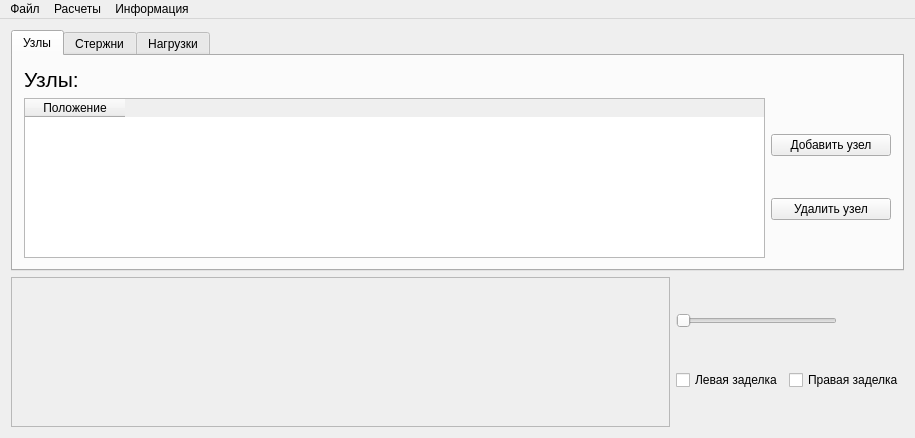
<?xml version="1.0" encoding="UTF-8"?>
<ui version="4.0">
 <class>MainWindow</class>
 <widget class="QMainWindow" name="MainWindow">
  <property name="geometry">
   <rect>
    <x>0</x>
    <y>0</y>
    <width>915</width>
    <height>438</height>
   </rect>
  </property>
  <property name="minimumSize">
   <size>
    <width>915</width>
    <height>438</height>
   </size>
  </property>
  <property name="windowTitle">
   <string>САПР от Данилина А.О.</string>
  </property>
  <widget class="QWidget" name="centralWidget">
   <layout class="QGridLayout" name="gridLayout">
    <item row="0" column="0">
     <layout class="QVBoxLayout" name="mainLayout">
      <item>
       <layout class="QHBoxLayout" name="horizontalLayout">
        <item>
         <widget class="QTabWidget" name="tabWidget">
          <property name="currentIndex">
           <number>0</number>
          </property>
          <widget class="QWidget" name="NodesTab">
           <attribute name="title">
            <string>Узлы</string>
           </attribute>
           <layout class="QGridLayout" name="gridLayout_2">
            <item row="1" column="0">
             <widget class="QTableWidget" name="NodesTable">
              <property name="inputMethodHints">
               <set>Qt::ImhNone</set>
              </property>
              <property name="showDropIndicator" stdset="0">
               <bool>false</bool>
              </property>
              <property name="dragEnabled">
               <bool>false</bool>
              </property>
              <property name="dragDropOverwriteMode">
               <bool>false</bool>
              </property>
              <property name="dragDropMode">
               <enum>QAbstractItemView::NoDragDrop</enum>
              </property>
              <property name="defaultDropAction">
               <enum>Qt::IgnoreAction</enum>
              </property>
              <property name="alternatingRowColors">
               <bool>false</bool>
              </property>
              <property name="selectionMode">
               <enum>QAbstractItemView::SingleSelection</enum>
              </property>
              <property name="textElideMode">
               <enum>Qt::ElideMiddle</enum>
              </property>
              <property name="columnCount">
               <number>1</number>
              </property>
              <attribute name="horizontalHeaderHighlightSections">
               <bool>true</bool>
              </attribute>
              <column>
               <property name="text">
                <string>Положение</string>
               </property>
               <property name="font">
                <font>
                 <pointsize>9</pointsize>
                 <stylestrategy>PreferAntialias</stylestrategy>
                </font>
               </property>
              </column>
             </widget>
            </item>
            <item row="0" column="0">
             <widget class="QLabel" name="NodesLabel">
              <property name="font">
               <font>
                <pointsize>16</pointsize>
               </font>
              </property>
              <property name="text">
               <string>Узлы:</string>
              </property>
             </widget>
            </item>
            <item row="1" column="1">
             <layout class="QVBoxLayout" name="NodesButtonsLayout">
              <item>
               <widget class="QPushButton" name="addNodeButton">
                <property name="minimumSize">
                 <size>
                  <width>120</width>
                  <height>0</height>
                 </size>
                </property>
                <property name="maximumSize">
                 <size>
                  <width>120</width>
                  <height>16777215</height>
                 </size>
                </property>
                <property name="text">
                 <string>Добавить узел</string>
                </property>
               </widget>
              </item>
              <item>
               <widget class="QPushButton" name="deleteNodesButton">
                <property name="minimumSize">
                 <size>
                  <width>120</width>
                  <height>0</height>
                 </size>
                </property>
                <property name="maximumSize">
                 <size>
                  <width>120</width>
                  <height>16777215</height>
                 </size>
                </property>
                <property name="text">
                 <string>Удалить узел</string>
                </property>
               </widget>
              </item>
             </layout>
            </item>
           </layout>
          </widget>
          <widget class="QWidget" name="BarsTab">
           <attribute name="title">
            <string>Стержни</string>
           </attribute>
           <layout class="QGridLayout" name="gridLayout_3">
            <item row="0" column="0">
             <widget class="QLabel" name="BarsLabel">
              <property name="font">
               <font>
                <pointsize>16</pointsize>
               </font>
              </property>
              <property name="text">
               <string>Стержни:</string>
              </property>
             </widget>
            </item>
            <item row="1" column="1">
             <layout class="QVBoxLayout" name="BarsButtonsLayout">
              <item>
               <widget class="QPushButton" name="addBarButton">
                <property name="minimumSize">
                 <size>
                  <width>120</width>
                  <height>0</height>
                 </size>
                </property>
                <property name="maximumSize">
                 <size>
                  <width>120</width>
                  <height>16777215</height>
                 </size>
                </property>
                <property name="text">
                 <string>Добавить стержень</string>
                </property>
               </widget>
              </item>
              <item>
               <widget class="QPushButton" name="deleteBarsButton">
                <property name="minimumSize">
                 <size>
                  <width>120</width>
                  <height>0</height>
                 </size>
                </property>
                <property name="maximumSize">
                 <size>
                  <width>120</width>
                  <height>16777215</height>
                 </size>
                </property>
                <property name="text">
                 <string>Удалить стержень</string>
                </property>
               </widget>
              </item>
             </layout>
            </item>
            <item row="1" column="0">
             <widget class="QTableWidget" name="BarsTable">
              <property name="editTriggers">
               <set>QAbstractItemView::AllEditTriggers</set>
              </property>
              <attribute name="horizontalHeaderDefaultSectionSize">
               <number>144</number>
              </attribute>
              <column>
               <property name="text">
                <string>Начало</string>
               </property>
              </column>
              <column>
               <property name="text">
                <string>Конец</string>
               </property>
              </column>
              <column>
               <property name="text">
                <string>Площадь(А)</string>
               </property>
              </column>
              <column>
               <property name="text">
                <string>Мод.Упруг(E)</string>
               </property>
              </column>
              <column>
               <property name="text">
                <string>Макс.Доп.Напр(u)</string>
               </property>
              </column>
             </widget>
            </item>
           </layout>
          </widget>
          <widget class="QWidget" name="ForcesTab">
           <attribute name="title">
            <string>Нагрузки</string>
           </attribute>
           <layout class="QGridLayout" name="gridLayout_4">
            <item row="0" column="0">
             <widget class="QLabel" name="ForcesLabel">
              <property name="font">
               <font>
                <pointsize>16</pointsize>
               </font>
              </property>
              <property name="text">
               <string>Нагрузки:</string>
              </property>
             </widget>
            </item>
            <item row="1" column="1">
             <layout class="QVBoxLayout" name="ForcesButtonsLayout">
              <item>
               <widget class="QPushButton" name="addForceButton">
                <property name="minimumSize">
                 <size>
                  <width>120</width>
                  <height>0</height>
                 </size>
                </property>
                <property name="maximumSize">
                 <size>
                  <width>120</width>
                  <height>16777215</height>
                 </size>
                </property>
                <property name="text">
                 <string>Добавить силу</string>
                </property>
               </widget>
              </item>
              <item>
               <widget class="QPushButton" name="deleteForcesButton">
                <property name="minimumSize">
                 <size>
                  <width>120</width>
                  <height>0</height>
                 </size>
                </property>
                <property name="maximumSize">
                 <size>
                  <width>120</width>
                  <height>16777215</height>
                 </size>
                </property>
                <property name="text">
                 <string>Убрать силу</string>
                </property>
               </widget>
              </item>
             </layout>
            </item>
            <item row="1" column="0">
             <widget class="QTableWidget" name="ForcesTable">
              <property name="autoFillBackground">
               <bool>false</bool>
              </property>
              <property name="styleSheet">
               <string notr="true">QTableWidget::item
{
	 border: 1px solid lightgray;
	margin: 0;
}	

QTableWidget::item:focus
{
	border:1px solid gray;
}</string>
              </property>
              <property name="editTriggers">
               <set>QAbstractItemView::AllEditTriggers</set>
              </property>
              <property name="gridStyle">
               <enum>Qt::NoPen</enum>
              </property>
              <property name="columnCount">
               <number>3</number>
              </property>
              <attribute name="horizontalHeaderDefaultSectionSize">
               <number>130</number>
              </attribute>
              <column>
               <property name="text">
                <string>Тип</string>
               </property>
              </column>
              <column>
               <property name="text">
                <string>№ Узла или Стержня</string>
               </property>
              </column>
              <column>
               <property name="text">
                <string>Значение</string>
               </property>
              </column>
             </widget>
            </item>
           </layout>
          </widget>
         </widget>
        </item>
       </layout>
      </item>
      <item>
       <layout class="QHBoxLayout" name="DownLayout">
        <item>
         <widget class="QScrollArea" name="PaintArea">
          <property name="minimumSize">
           <size>
            <width>505</width>
            <height>150</height>
           </size>
          </property>
          <property name="autoFillBackground">
           <bool>false</bool>
          </property>
          <property name="verticalScrollBarPolicy">
           <enum>Qt::ScrollBarAlwaysOff</enum>
          </property>
          <property name="horizontalScrollBarPolicy">
           <enum>Qt::ScrollBarAlwaysOff</enum>
          </property>
          <property name="widgetResizable">
           <bool>true</bool>
          </property>
          <widget class="PainterWidget" name="PainterObj">
           <property name="geometry">
            <rect>
             <x>0</x>
             <y>0</y>
             <width>671</width>
             <height>148</height>
            </rect>
           </property>
           <property name="autoFillBackground">
            <bool>true</bool>
           </property>
          </widget>
         </widget>
        </item>
        <item>
         <layout class="QVBoxLayout" name="TechLayout">
          <item>
           <widget class="QSlider" name="ScaleValue">
            <property name="sizePolicy">
             <sizepolicy hsizetype="Fixed" vsizetype="Fixed">
              <horstretch>0</horstretch>
              <verstretch>0</verstretch>
             </sizepolicy>
            </property>
            <property name="minimumSize">
             <size>
              <width>161</width>
              <height>0</height>
             </size>
            </property>
            <property name="minimum">
             <number>1</number>
            </property>
            <property name="maximum">
             <number>5</number>
            </property>
            <property name="orientation">
             <enum>Qt::Horizontal</enum>
            </property>
           </widget>
          </item>
          <item>
           <layout class="QHBoxLayout" name="horizontalLayout_2">
            <item>
             <widget class="QCheckBox" name="leftFixator">
              <property name="text">
               <string>Левая заделка</string>
              </property>
             </widget>
            </item>
            <item>
             <widget class="QCheckBox" name="RightFixator">
              <property name="text">
               <string>Правая заделка</string>
              </property>
             </widget>
            </item>
           </layout>
          </item>
         </layout>
        </item>
       </layout>
      </item>
     </layout>
    </item>
   </layout>
  </widget>
  <widget class="QMenuBar" name="menuBar">
   <property name="geometry">
    <rect>
     <x>0</x>
     <y>0</y>
     <width>915</width>
     <height>21</height>
    </rect>
   </property>
   <widget class="QMenu" name="menuFile">
    <property name="title">
     <string>Файл</string>
    </property>
    <addaction name="action"/>
    <addaction name="submenuOpen"/>
    <addaction name="submenuSave"/>
    <addaction name="submenuClose"/>
   </widget>
   <widget class="QMenu" name="menuCalculate">
    <property name="title">
     <string>Расчеты</string>
    </property>
    <addaction name="submenuProcessor"/>
    <addaction name="submenuPostProcessor"/>
   </widget>
   <widget class="QMenu" name="menuInfo">
    <property name="title">
     <string>Информация</string>
    </property>
    <addaction name="separator"/>
    <addaction name="submenuAbout"/>
   </widget>
   <addaction name="menuFile"/>
   <addaction name="menuCalculate"/>
   <addaction name="menuInfo"/>
  </widget>
  <action name="submenuAbout">
   <property name="text">
    <string>О программе</string>
   </property>
   <property name="shortcut">
    <string>F1</string>
   </property>
  </action>
  <action name="submenuOpen">
   <property name="text">
    <string>Открыть проект...</string>
   </property>
   <property name="toolTip">
    <string>Открыть проект</string>
   </property>
   <property name="shortcut">
    <string>Ctrl+O</string>
   </property>
  </action>
  <action name="submenuSave">
   <property name="text">
    <string>Сохранить проект...</string>
   </property>
   <property name="toolTip">
    <string>Сохранить проект</string>
   </property>
   <property name="shortcut">
    <string>Ctrl+S</string>
   </property>
  </action>
  <action name="submenuClose">
   <property name="text">
    <string>Закрыть проект</string>
   </property>
   <property name="shortcut">
    <string>Ctrl+D</string>
   </property>
  </action>
  <action name="submenuProcessor">
   <property name="text">
    <string>Процессор</string>
   </property>
   <property name="toolTip">
    <string>Процессор</string>
   </property>
   <property name="shortcut">
    <string>F5</string>
   </property>
  </action>
  <action name="submenuPostProcessor">
   <property name="text">
    <string>Постпроцессор...</string>
   </property>
   <property name="toolTip">
    <string>Постпроцессор</string>
   </property>
   <property name="shortcut">
    <string>F6</string>
   </property>
  </action>
  <action name="action">
   <property name="text">
    <string>Новый проект</string>
   </property>
  </action>
 </widget>
 <layoutdefault spacing="6" margin="11"/>
 <customwidgets>
  <customwidget>
   <class>PainterWidget</class>
   <extends>QWidget</extends>
   <header>painterwidget.h</header>
   <container>1</container>
  </customwidget>
 </customwidgets>
 <resources/>
 <connections/>
</ui>
